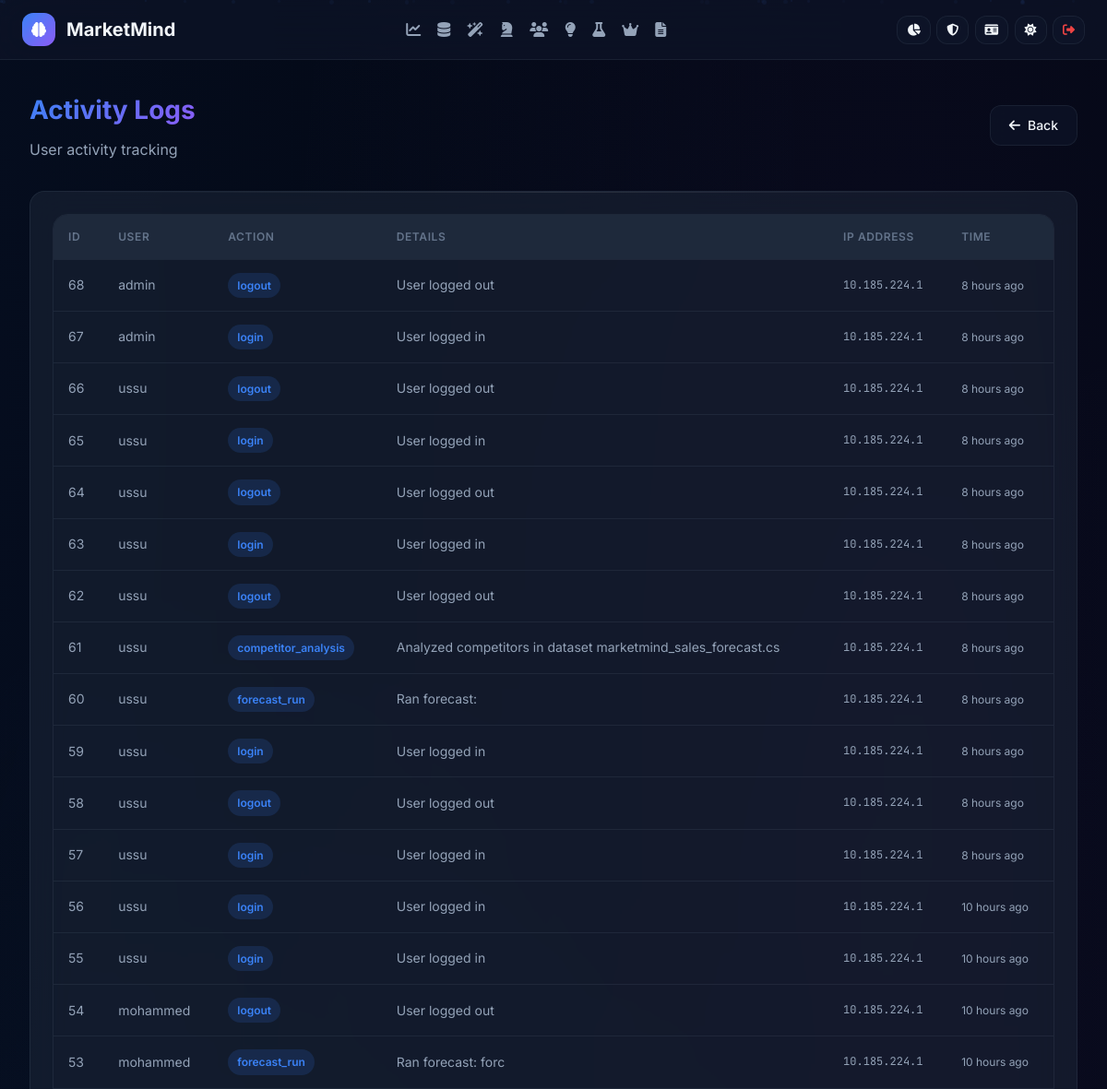
The page /admin/activity (signed in, upper part) on the database as committed earlier.
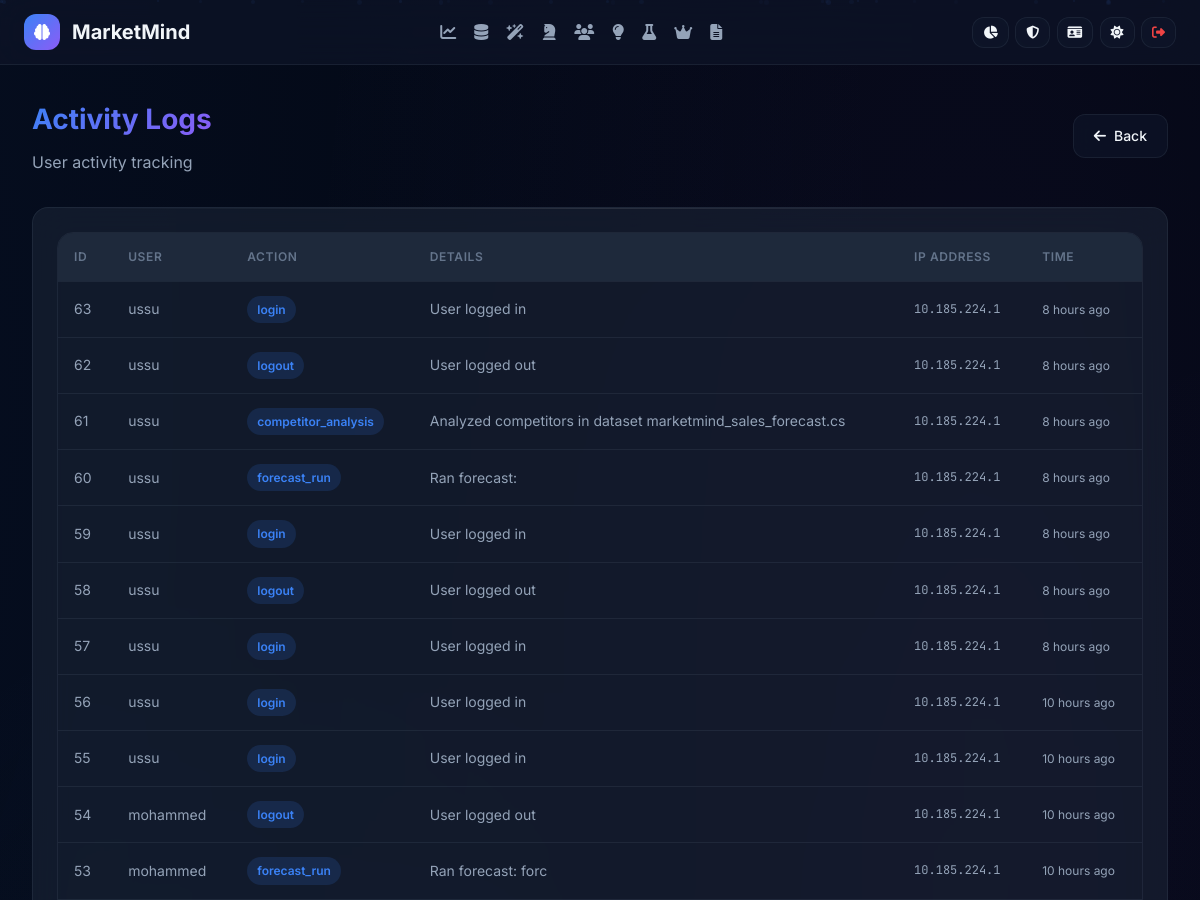
The same page on the database as committed later.
### database/models.py (models this page shows, shortened)
class User(UserMixin, db.Model):
    __tablename__ = 'users'
    id = db.Column(db.Integer, primary_key=True)
    username = db.Column(db.String(80), unique=True, nullable=False, index=True)
    email = db.Column(db.String(120), unique=True, nullable=False, index=True)
    password_hash = db.Column(db.String(255), nullable=False)
    first_name = db.Column(db.String(50), nullable=True)
    last_name = db.Column(db.String(50), nullable=True)
    role = db.Column(db.String(20), default='user')
    is_active = db.Column(db.Boolean, default=True)
    is_verified = db.Column(db.Boolean, default=False)
    avatar_url = db.Column(db.String(255), nullable=True)
    bio = db.Column(db.Text, nullable=True)
    company = db.Column(db.String(100), nullable=True)
    job_title = db.Column(db.String(100), nullable=True)
    phone = db.Column(db.String(20), nullable=True)
    theme_preference = db.Column(db.String(10), default='dark')
    language = db.Column(db.String(10), default='en')
    timezone = db.Column(db.String(50), default='UTC')
    date_format = db.Column(db.String(20), default='YYYY-MM-DD')
    notification_enabled = db.Column(db.Boolean, default=True)
    two_factor_enabled = db.Column(db.Boolean, default=False)
    api_key = db.Column(db.String(64), unique=True, nullable=True)
    last_login = db.Column(db.DateTime, nullable=True)
    login_count = db.Column(db.Integer, default=0)
    created_at = db.Column(db.DateTime, default=datetime.now)
    updated_at = db.Column(db.DateTime, default=datetime.now, onupdate=datetime.now)
    datasets = db.relationship('Dataset', backref='user', lazy='dynamic', cascade='all, delete-orphan')
    reports = db.relationship('Report', backref='user', lazy='dynamic', cascade='all, delete-orphan')
    forecasts = db.relationship('Forecast', backref='user', lazy='dynamic', cascade='all, delete-orphan')
    activity_logs = db.relationship('ActivityLog', backref='user', lazy='dynamic', cascade='all, delete-orphan')
    login_history = db.relationship('LoginHistory', backref='user', lazy='dynamic', cascade='all, delete-orphan')
    @property
    def is_admin(self):
        return self.role in ['admin', 'superadmin']

class ActivityLog(db.Model):
    __tablename__ = 'activity_logs'
    id = db.Column(db.Integer, primary_key=True)
    user_id = db.Column(db.Integer, db.ForeignKey('users.id'), nullable=False, index=True)
    action = db.Column(db.String(100), nullable=False)
    details = db.Column(db.Text, nullable=True)
    ip_address = db.Column(db.String(45), nullable=True)
    user_agent = db.Column(db.String(255), nullable=True)
    created_at = db.Column(db.DateTime, default=datetime.now)

### app.py (the view)
@app.route('/admin/activity')
@login_required
def admin_activity():
    if not current_user.is_admin:
        abort(403)
    if not MODULES_AVAILABLE['models']:
        return render_template('admin/activity.html', logs=[])
    logs = ActivityLog.query.order_by(ActivityLog.created_at.desc()).limit(200).all()
    return render_template('admin/activity.html', logs=logs)

### app.py (called while the page is built)
@app.context_processor
def inject_globals():
    return {
        'now': datetime.now(),
        'format_number': format_number,
        'format_currency': format_currency,
        'format_percentage': format_percentage,
        'score_to_color': score_to_color,
        'score_to_rating': score_to_rating,
        'time_ago': time_ago
    }

@login_manager.user_loader
def load_user(user_id):
    if MODULES_AVAILABLE['models']:
        return User.query.get(int(user_id))
    return None

@app.before_request
def before_request():
    if current_user.is_authenticated and MODULES_AVAILABLE['models']:
        current_user.updated_at = datetime.now()
        db.session.commit()

### utils.py (called while the page is built)
def time_ago(dt: datetime) -> str:
    if not dt:
        return "Unknown"
    now = datetime.now()
    diff = now - dt
    seconds = int(diff.total_seconds())
    if seconds < 60:
        return "Just now"
    elif seconds < 3600:
        return f"{seconds // 60} minute{'s' if seconds // 60 != 1 else ''} ago"
    elif seconds < 86400:
        return f"{seconds // 3600} hour{'s' if seconds // 3600 != 1 else ''} ago"
    elif seconds < 604800:
        return f"{seconds // 86400} day{'s' if seconds // 86400 != 1 else ''} ago"
    elif seconds < 2592000:
        return f"{seconds // 604800} week{'s' if seconds // 604800 != 1 else ''} ago"
    return f"{seconds // 2592000} month{'s' if seconds // 2592000 != 1 else ''} ago"

### templates/admin/activity.html (shortened to what this page needs)
{% extends 'base.html' %}
{% block content %}
<div class="page-container">
    <div class="page-header flex items-center justify-between">
        <div><h1>Activity Logs</h1><p>User activity tracking</p></div>
        <a href="{{ url_for('admin_dashboard') }}" class="glass-btn"><i class="fas fa-arrow-left"></i> Back</a>
    </div>
    <div class="glass-card">
        <div class="data-table-container">
            <table class="data-table">
                <thead>
                    <tr><th>ID</th><th>User</th><th>Action</th><th>Details</th><th>IP Address</th><th>Time</th></tr>
                </thead>
                <tbody>
                    {% for l in logs %}
                    <tr>
                        <td>{{ l.id }}</td>
                        <td style="font-size: 0.875rem;">{{ l.user.username if l.user else 'N/A' }}</td>
                        <td><span class="badge badge-info">{{ l.action }}</span></td>
                        <td style="font-size: 0.875rem;">{{ l.details[:60] if l.details else '' }}</td>
                        <td style="font-size: 0.75rem; font-family: var(--font-mono);">{{ l.ip_address or 'N/A' }}</td>
                        <td style="font-size: 0.75rem;">{{ time_ago(l.created_at) }}</td>
                    </tr>
                    {% endfor %}
                </tbody>
            </table>
        </div>
    </div>
</div>
{% endblock %}

### templates/base.html (shortened to what this page needs)
<!DOCTYPE html>
<html lang="en" data-theme="{{ current_user.theme_preference if current_user.is_authenticated else session.get('theme', 'dark') }}">
<head>
    <link rel="stylesheet" href="https://cdnjs.cloudflare.com/ajax/libs/font-awesome/6.5.1/css/all.min.css">
</head>
<body>
    <div class="aurora"></div>
    <div class="particles" id="particles"></div>
    {% if current_user.is_authenticated %}
    <nav class="main-nav">
        <div class="nav-container">
            <a href="{{ url_for('dashboard') }}" class="nav-brand">
                <div class="logo-icon">
                    <i class="fas fa-brain"></i>
                </div>
                <span>MarketMind</span>
            </a>
            <ul class="nav-links">
                <li><a href="{{ url_for('dashboard') }}" class="{% if request.endpoint == 'dashboard' %}active{% endif %}">
                    <i class="fas fa-chart-line"></i> <span class="nav-label">Dashboard</span>
                </a></li>
                <li><a href="{{ url_for('datasets') }}" class="{% if request.endpoint and 'dataset' in request.endpoint %}active{% endif %}">
                    <i class="fas fa-database"></i> <span class="nav-label">Datasets</span>
                </a></li>
                <li><a href="{{ url_for('forecasting') }}" class="{% if request.endpoint and 'forecast' in request.endpoint %}active{% endif %}">
                    <i class="fas fa-wand-magic-sparkles"></i> <span class="nav-label">Forecasting</span>
                </a></li>
                <li><a href="{{ url_for('competitors') }}" class="{% if request.endpoint and 'competitor' in request.endpoint %}active{% endif %}">
                    <i class="fas fa-chess-knight"></i> <span class="nav-label">Competitors</span>
                </a></li>
                <li><a href="{{ url_for('consumer_intelligence') }}" class="{% if request.endpoint and 'consumer' in request.endpoint %}active{% endif %}">
                    <i class="fas fa-users"></i> <span class="nav-label">Consumers</span>
                </a></li>
                <li><a href="{{ url_for('opportunities') }}" class="{% if request.endpoint and 'opportunit' in request.endpoint %}active{% endif %}">
                    <i class="fas fa-lightbulb"></i> <span class="nav-label">Opportunities</span>
                </a></li>
                <li><a href="{{ url_for('simulation') }}" class="{% if request.endpoint and 'simulation' in request.endpoint %}active{% endif %}">
                    <i class="fas fa-flask"></i> <span class="nav-label">Simulation</span>
                </a></li>
                <li><a href="{{ url_for('executive_center') }}" class="{% if request.endpoint and 'executive' in request.endpoint %}active{% endif %}">
                    <i class="fas fa-crown"></i> <span class="nav-label">Executive</span>
                </a></li>
                <li><a href="{{ url_for('reports') }}" class="{% if request.endpoint and 'report' in request.endpoint %}active{% endif %}">
                    <i class="fas fa-file-lines"></i> <span class="nav-label">Reports</span>
                </a></li>
            </ul>
            <div class="nav-actions">
                <a href="{{ url_for('visualizations') }}" class="glass-btn" title="Visualizations">
                    <i class="fas fa-chart-pie"></i>
                </a>
                {% if current_user.is_admin %}
                <a href="{{ url_for('admin_dashboard') }}" class="glass-btn" title="Admin">
                    <i class="fas fa-shield-halved"></i>
                </a>
                {% endif %}
                <a href="{{ url_for('profile') }}" class="glass-btn" title="Profile">
                    <i class="fas fa-id-card"></i>
                </a>
                <a href="{{ url_for('set_theme', theme='light' if (current_user.theme_preference if current_user.is_authenticated else session.get('theme', 'dark')) == 'dark' else 'dark') }}" class="glass-btn" title="Toggle Theme">
                    <i class="fas fa-{{ 'sun' if (current_user.theme_preference if current_user.is_authenticated else session.get('theme', 'dark')) == 'dark' else 'moon' }}"></i>
                </a>
                <a href="{{ url_for('logout') }}" class="glass-btn" title="Logout" style="color: var(--accent-red);">
                    <i class="fas fa-sign-out-alt"></i>
                </a>
            </div>
        </div>
    </nav>
    {% endif %}
    <main class="page-content">
        {% block content %}{% endblock %}
    </main>
</body>
</html>

Rows that differ between the two databases and show on the page:
removed ActivityLog: id "68", user "admin", action "logout", details "User logged out", ip_address "10.185.224.1", created_at "8 hours ago"
removed ActivityLog: id "67", user "admin", action "login", details "User logged in", ip_address "10.185.224.1", created_at "8 hours ago"
removed ActivityLog: id "66", user "ussu", action "logout", details "User logged out", ip_address "10.185.224.1", created_at "8 hours ago"
removed ActivityLog: id "65", user "ussu", action "login", details "User logged in", ip_address "10.185.224.1", created_at "8 hours ago"
removed ActivityLog: id "64", user "ussu", action "logout", details "User logged out", ip_address "10.185.224.1", created_at "8 hours ago"
